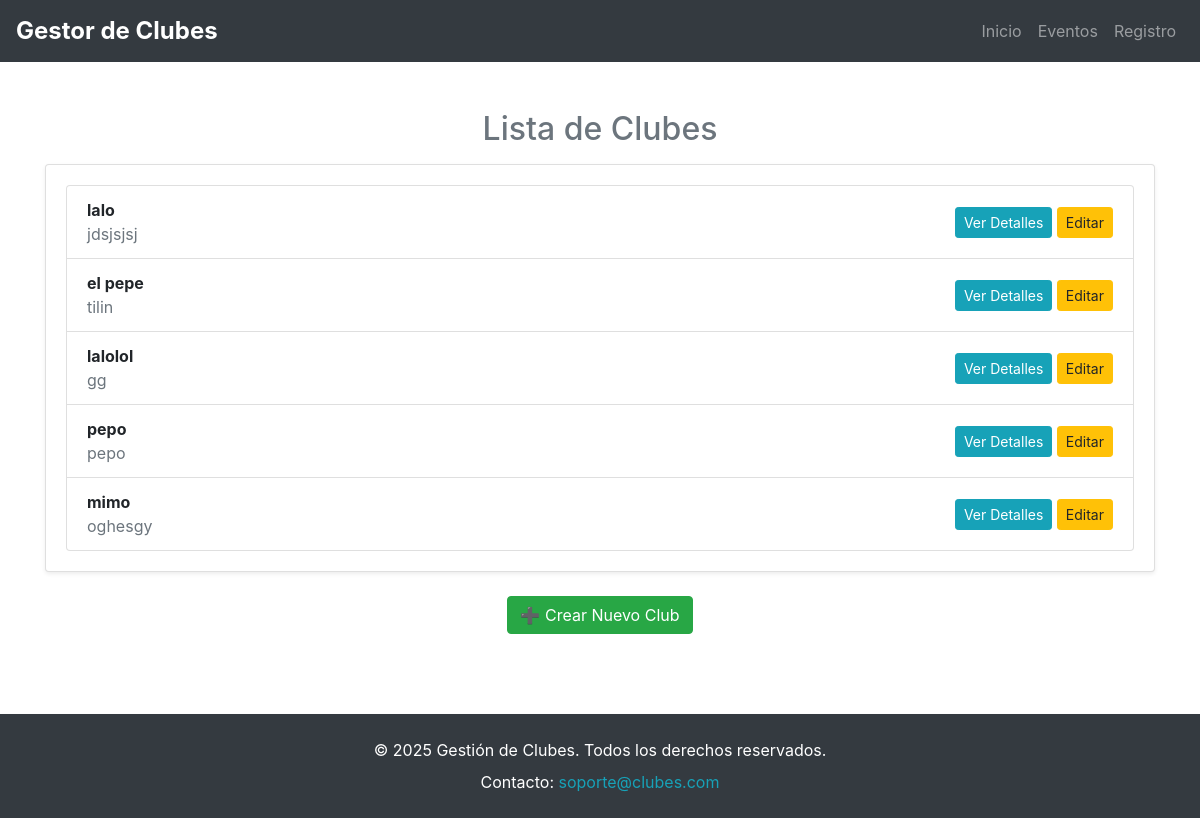
The app's page /clubes/, older data.
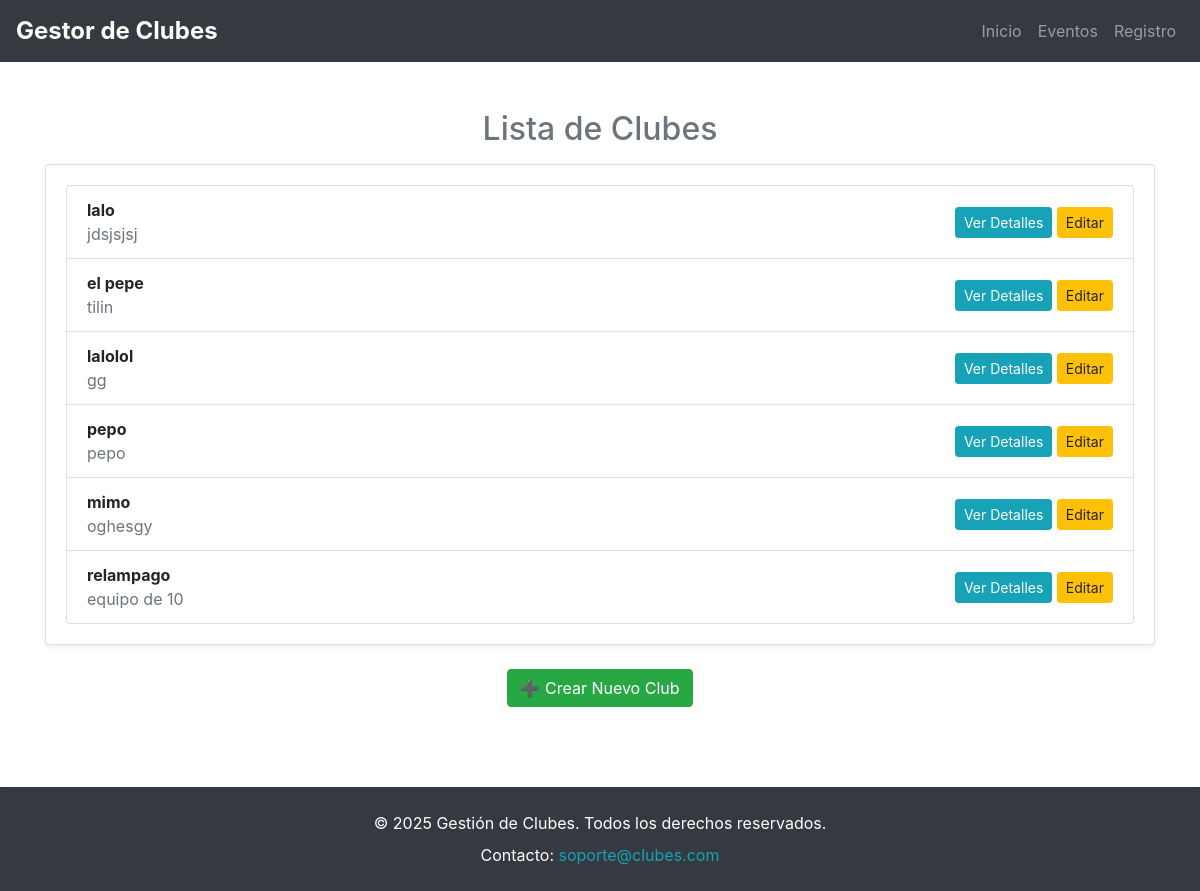
The same page, newer data.
### clubes/models.py (models this page shows)
class Club(models.Model):
    CATEGORIAS = (
        ('academico', 'Académico'),
        ('deportivo', 'Deportivo'),
        ('cultural', 'Cultural'),
    )
    nombre = models.CharField(max_length=100)
    descripcion = models.TextField()
    categoria = models.CharField(max_length=20, choices=CATEGORIAS)
    lider = models.ForeignKey(Usuario, on_delete=models.CASCADE)

### clubes/views.py (the view)
# urls.py: path('', views.home, name='index'),  # Registrar la vista 'home' como 'index'
def home(request):
    clubes = Club.objects.all()
    return render(request, 'clubes/index.html', {'clubes': clubes})

### templates/clubes/index.html (shortened to what this page needs)
{% extends 'base.html' %}
{% block content %}
<div class="text-center">
    <h2 class="text-secondary">Lista de Clubes</h2>
</div>
<div class="card shadow-sm mt-3">
    <div class="card-body">
        <ul class="list-group">
            {% for club in clubes %}
                <li class="list-group-item d-flex justify-content-between align-items-center">
                    <div>
                        <strong>{{ club.nombre }}</strong>
                        <p class="mb-0 text-muted">{{ club.descripcion }}</p>
                    </div>
                    <div>
                        <a href="{% url 'detalle_club' club.id %}" class="btn btn-info btn-sm">Ver Detalles</a>
                        <a href="{% url 'editar_club' club.id %}" class="btn btn-warning btn-sm">Editar</a>
                    </div>
                </li>
            {% empty %}
                <li class="list-group-item text-center text-muted">No hay clubes disponibles.</li>
            {% endfor %}
        </ul>
    </div>
</div>
<div class="text-center mt-4">
    <a href="{% url 'crear_club' %}" class="btn btn-success">➕ Crear Nuevo Club</a>
</div>
{% endblock %}

Row changes from the older to the newer data that the page shows:
added Club: nombre "relampago", descripcion "equipo de 10"
